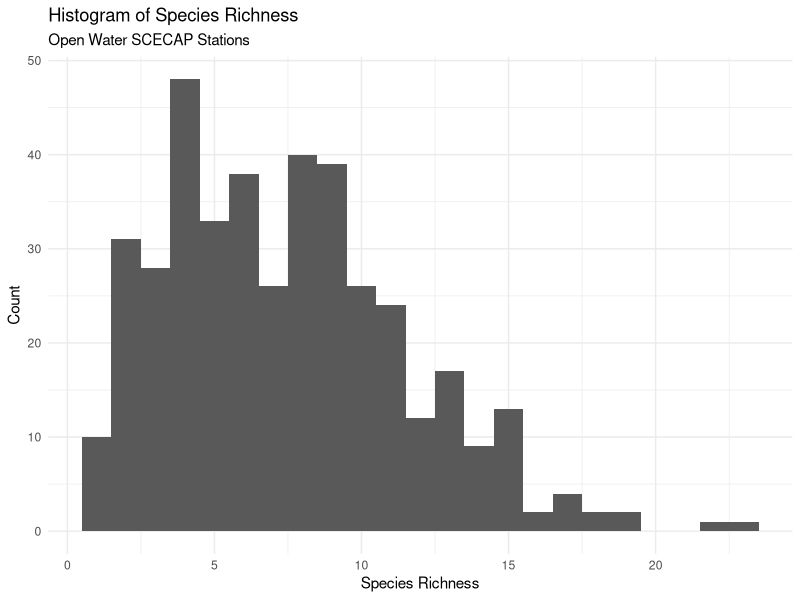
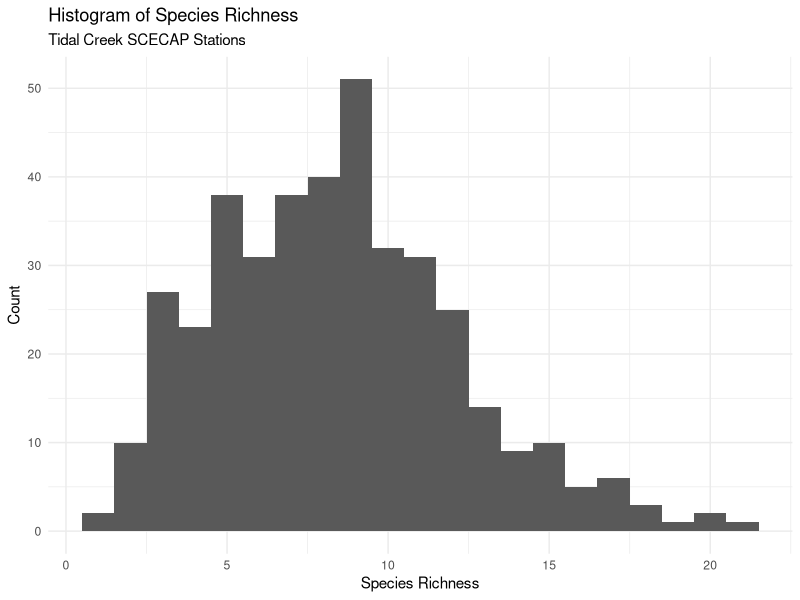
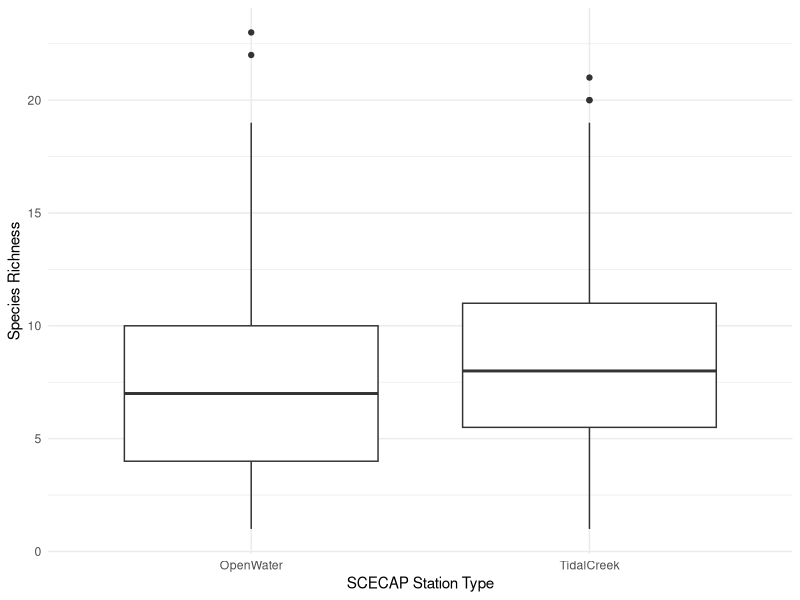

Write R code to recreate these figures, in order.
## ---- chunk 1
library(ggplot2)
library(tidyverse)
## ---- chunk 2
#import trawl data
trawl <- read.csv("../data/trawl_species_data.csv")

#use dplyr to group summarize data to get species richness for each station
trawl_richness <- trawl %>% group_by(STATION_ID, STATION_TYPE, YEAR) %>% summarize(n_distinct(SP_CODE)) 

#rename columns
names(trawl_richness) <- c("STATION_ID", "STATION_TYPE", "YEAR","SP_RICHNESS")

#make histograms of to show distrubtion of species richness values at each site type 

sp_rich_openwater <- ggplot(data = subset(trawl_richness, STATION_TYPE == "OpenWater"), aes(SP_RICHNESS)) + 
  geom_histogram(binwidth=1) + 
  theme_minimal() + 
  labs(title = "Histogram of Species Richness", subtitle = "Open Water SCECAP Stations", y="Count", x = "Species Richness")

sp_rich_tidalcreek <- ggplot(data = subset(trawl_richness, STATION_TYPE == "TidalCreek"), aes(SP_RICHNESS)) + 
  geom_histogram(binwidth=1) + 
  theme_minimal() + 
  labs(title = "Histogram of Species Richness", subtitle = "Tidal Creek SCECAP Stations", y="Count", x = "Species Richness")

#make boxplot of species richness showing difference between two site types

sp_rich_box <- ggplot(data = trawl_richness, aes(x=STATION_TYPE, y=SP_RICHNESS)) + 
  geom_boxplot() + 
  theme_minimal() + 
  labs(y="Species Richness", x="SCECAP Station Type")

#export graphs

ggsave("../output/openwater_species_rich_hist.pdf", sp_rich_openwater)
ggsave("../output/tidalcreek_species_rich_hist.pdf", sp_rich_tidalcreek)
ggsave("../output/species_rich_boxplot.pdf", sp_rich_box)
